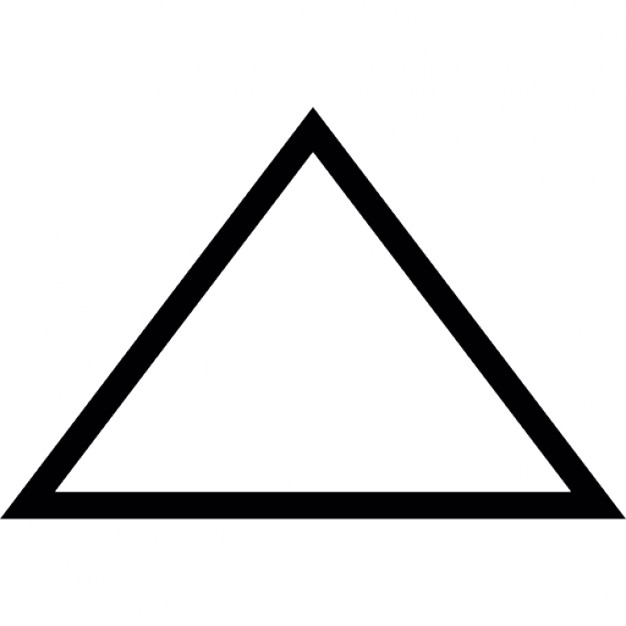
#> input picture create_Cascade/tri.jpg, 626 x 626 px, given in place of the camera
$ python blobDetection.py
#> lines starting #> are read from the running program, lines starting #| are printed output that depends on the picture
import cv2
import os
# import time
import hsv_val
import numpy as np

sliderEnabled = 0
useSavedValues = 1

loop = 0


class openCvPipeline:
    def __init__(self, video):
        self.video = video

        # * default color slider positions
        self.hueLowStart = 0
        self.hueHighStart = 255
        self.saturationLowStart = 0
        self.saturationHighStart = 255
        self.valueLowStart = 0
        self.valueHighStart = 255
        self.blurLow = 0

        if useSavedValues:
            self.hueLowStart = hsv_val.hueLow
            self.hueHighStart = hsv_val.hueHigh
            self.saturationLowStart = hsv_val.saturationLow
            self.saturationHighStart = hsv_val.saturationHigh
            self.valueLowStart = hsv_val.valueLow
            self.valueHighStart = hsv_val.valueHigh
            self.blurLow = hsv_val.blur

        # * Max values
        self.hsvMaxValue = 255
        self.blurMax = 100
        self.privCenter = None

        # * reduced frame rate to avoid lag issues of less powerful computers
        # framesPerSecond = 2 if sliderEnabled else self.video.get(cv2.CAP_PROP_FPS)
        self.framesPerSecond = 60

        # * slider names
        self.hh = 'Hue High'
        self.hl = 'Hue Low'
        self.sh = 'Saturation High'
        self.sl = 'Saturation Low'
        self.vh = 'Value High'
        self.vl = 'Value Low'
        self.br = 'Blur'
        self.wnd = 'Colorbars'
        self.kernelSize = 'kernel_size'
        self.kernelDivision = 'kernel_division'

        self.clicks = []
        self.maxLineCount = 10
        # * windows for sliders
        # ? namedWindow(winname[, flags]) -> None
        cv2.namedWindow(self.wnd, cv2.WINDOW_AUTOSIZE)
        # * create sliders
        # ? (bar name, window name, min , max, argument)
        if sliderEnabled:
            cv2.createTrackbar(self.hl, self.wnd, self.hueLowStart,
                               self.hsvMaxValue, self.nothing)
            cv2.createTrackbar(self.hh, self.wnd,
                               self.hueHighStart, self.hsvMaxValue, self.nothing)
            cv2.createTrackbar(self.sl, self.wnd,
                               self.saturationLowStart, self.hsvMaxValue, self.nothing)
            cv2.createTrackbar(self.sh, self.wnd,
                               self.saturationHighStart, self.hsvMaxValue, self.nothing)
            cv2.createTrackbar(self.vl, self.wnd,
                               self.valueLowStart, self.hsvMaxValue, self.nothing)
            cv2.createTrackbar(self.vh, self.wnd,
                               self.valueHighStart, self.hsvMaxValue, self.nothing)
            cv2.createTrackbar(self.br, self.wnd, self.blurLow,
                               self.blurMax, self.nothing)

        # * Testing with different values to denoise
        # cv2.createTrackbar(self.kernelSize, self.wnd, 1, 10, self.nothing)
        # cv2.createTrackbar(self.kernelDivision, self.wnd, 1, 25, self.nothing)

    def run(self):
        self.capture = self.video

        # * After 100 tries the program quits
        errors = 0
        frame_counter = 0
        pnts = []
        self.actualFPS = self.capture.get(cv2.CAP_PROP_FPS)

        print(f"source FPS: {self.actualFPS}")

        while(1):
            # while(self.capture.isOpened()):
            self.ret, self.frame = self.capture.read()
#> self.frame is the input picture: shape (626, 626, 3); mean B, G, R 228.6, 228.4, 228.4
            if self.ret == True:
                # self.frame = cv2.rotate(
                    # self.frame, cv2.ROTATE_90_COUNTERCLOCKWISE)
                # * resizing the frame to better fit the screen
                self.frame = cv2.flip(self.frame, 1)
                self.frame = cv2.resize(self.frame,
                                        (int(self.frame.shape[1]//2),
                                         int(self.frame.shape[0]//2)))
#> self.frame: shape (313, 313, 3)

                # * Returns hueLow, hueHigh, saturationLow, saturationHigh, valueLow, valueHigh, blur
                self.sliderValues = self.getSliderValues()

                # * Returns the masked image
                self.mask = self.getMask(
                    self.frame, *self.sliderValues)
#> in getMask, `frame = cv2.GaussianBlur(frame, (blur, blur), 0)`:
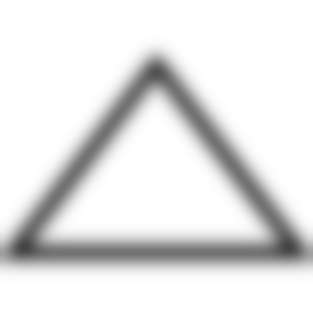
#> frame: shape (313, 313, 3); mean of channels 0, 1, 2 228.6, 228.4, 228.4; drawn as B, G, R
#> in getMask, `hsv = cv2.cvtColor(frame, cv2.COLOR_BGR2HSV)`: hsv: shape (313, 313, 3); mean H, S, V 22.2, 0.3, 228.6
#> in getMask, `mask = cv2.inRange(hsv, self.HSV_LOW, self.HSV_HIGH)`: mask: shape (313, 313); every value is 0
#> in getMask, `mask = cv2.bitwise_and(frame, frame, mask=mask)`: mask: shape (313, 313, 3); every value is 0

                # * Returns the contour of the masked image
                self.contours = self.getContours(self.mask)
#> in getContours, `self.contours = cv2.findContours( self.morphed, cv2.RETR_TREE, cv2.CHA..`: self.contours = []

                # * draws circle on the contour
                self.center = self.findPart(self.contours)
#> self.center = (0, 0)

                # TRAIL
                pnts.append(self.center)
                if len(pnts) > self.maxLineCount:
                    pnts.pop(0)
                for i in range(1, len(pnts)):
                    if pnts[i - 1] is None or pnts[i] is None:
                        continue
                    else:
                        if pnts[i] != (0, 0) and pnts[i-1] != (0, 0):
                            thickness = int(i) if int(i) != 0 else 1
                            cv2.line(self.frame, pnts[i - 1],
                                     pnts[i], (0, 0, 255), thickness)
#> this loop made 0 passes

                # VELOCITY
                self.velocityPix = self.findVelocity(self.center)
#> self.velocityPix = 0
                cv2.putText(self.frame,  "."*round((self.velocityPix/self.actualFPS)*10),
                            (0, 10), cv2.FONT_HERSHEY_SIMPLEX, .5, (0, 255, 255), 10, cv2.LINE_AA)
                # print(f"center:", " " * ((10)-len(str(self.center))),
                #       self.center, " velocity: ", "*"*round((self.velocity/self.actualFPS)*80))

                # cv2.setMouseCallback(self.wnd, self.mouse_click)
                # if len(self.clicks) == 2:
                #     lineHeight = abs(self.clicks[0][1]-self.clicks[1][1])
                #     pixToInch = lineHeight/96
                #     self.velocity = (self.velocityPix*pixToInch)/self.actualFPS
                #     # print(f"velocity: {round(self.velocity, 5)} per inch")
                #     cv2.line(
                #         self.frame, self.clicks[0], (self.clicks[0][0], self.clicks[0][1]+lineHeight), (255,0,0), 1)

                # * showing contour and mask
                # ? imshow(winname, mat) -> None
                cv2.imshow('mask', self.mask)
                cv2.imshow(self.wnd, self.frame)

                # * defining frames per second
                if sliderEnabled:
                    key = cv2.waitKey(1)
                else:
                    key = cv2.waitKey(int(1000//self.framesPerSecond))
#> (key q is pressed here)

                # * save the slider values on the keypress of "s"
                if key == ord('s') and sliderEnabled:
                    self.writeHSV(*self.sliderValues)

                # * quit the program s on the keypress of "q"
                elif key == ord('q'):
                    self.capture.release()
                    break

                elif key == ord('c'):
                    self.clicks = []

                if loop:
                    frame_counter += 1
                    # If the last frame is reached, reset the capture and the frame_counter
                    if frame_counter == self.capture.get(cv2.CAP_PROP_FRAME_COUNT):
                        frame_counter = 0
                        self.privCenter = None
                        self.capture.set(cv2.CAP_PROP_POS_FRAMES, 0)
            else:
                errors += 1
                if errors > 100:
                    self.capture.release()
                    break

    def nothing(self, *a, **k):
        '''
        empty function called by trackbars
        '''
        pass

    def writeHSV(self, hueLow, hueHigh, saturationLow, saturationHigh, valueLow, valueHigh, blur):
        '''
        writes calibrated hsv value of target to text file
        writeHSV(self) -> None
        '''

        # * Appending the final HSV values to the `file`
        with open(os.path.join(os.path.abspath(os.path.dirname(__file__)), 'hsv_val.py'), 'a') as file:
            file.write('#'*10 + '\n')
            file.write('hueLow = ' + str(hueLow) + '\n')
            file.write('hueHigh = ' + str(hueHigh) + '\n')
            file.write('saturationLow = ' + str(saturationLow) + '\n')
            file.write('saturationHigh = ' + str(saturationHigh) + '\n')
            file.write('valueLow = ' + str(valueLow) + '\n')
            file.write('valueHigh = ' + str(valueHigh) + '\n')
            file.write('blur = ' + str(blur) + '\n')
            file.close()

    def getSliderValues(self):
        '''
        returns the slider values
        '''
        # * read trackbar positions for each trackbar. The function returns the current position of the specified trackbar
        # ? getTrackbarPos(trackbarname, winname) -> retval
        hueLow = cv2.getTrackbarPos(
            self.hl, self.wnd) if sliderEnabled else hsv_val.hueLow
        hueHigh = cv2.getTrackbarPos(
            self.hh, self.wnd) if sliderEnabled else hsv_val.hueHigh
        saturationLow = cv2.getTrackbarPos(
            self.sl, self.wnd) if sliderEnabled else hsv_val.saturationLow
        saturationHigh = cv2.getTrackbarPos(
            self.sh, self.wnd) if sliderEnabled else hsv_val.saturationHigh
        valueLow = cv2.getTrackbarPos(
            self.vl, self.wnd) if sliderEnabled else hsv_val.valueLow
        valueHigh = cv2.getTrackbarPos(
            self.vh, self.wnd) if sliderEnabled else hsv_val.valueHigh
        blur = (cv2.getTrackbarPos(self.br, self.wnd) if cv2.getTrackbarPos(
            self.br, self.wnd) % 2 != 0 else cv2.getTrackbarPos(
            self.br, self.wnd) + 1) if sliderEnabled else hsv_val.blur

        return hueLow, hueHigh, saturationLow, saturationHigh, valueLow, valueHigh, blur

    def findPart(self, contours):
        '''
        locates object and its centroid
        findPart(self, contours) -> None
        '''

        '''
        # quick and janky but your milege may vary
        (x, y), radius = cv2.minEnclosingCircle(contour)
        center = (int(x), int(y))
        radius = int(radius)
        cv2.circle(self.frame, center, radius, (0, 255, 0), 2)
        '''

        self.center = (0, 0)

        if len(contours) != 0:
            for contour in contours:
                # contour = max(contours, key=cv2.contourArea)
                # ? contourArea(contour[, oriented]) -> retval
                # * The function computes a contour area. Similarly to moments , the area is computed using the Green. formula. Thus, the returned area and the number of non-zero pixels, if you draw the contour using. \  # drawContours or \#fillPoly , can be different. Also, the function will most certainly give a wrong. results for contours with self-intersections
                self.A = cv2.contourArea(contour)

                # ? moments(array[, binaryImage]) -> retval
                # * The function computes moments, up to the 3rd order, of a vector shape or a rasterized shape. The results are returned in the structure cv: : Moments.
                # * Image Moment is a particular weighted average of image pixel intensities
                # * calculates moments of binary image
                self.M = cv2.moments(contour)
                # * Radius = sqrt(Area * Pi)
                self.Radius = int((self.A/3.14)**(.5))
                # ? change this value if target is smaller/larger
                if self.A > 1000:

                    # ? drawContours(image, contours, contourIdx, color[, thickness[, lineType[, hierarchy[, maxLevel[, offset]]]]]) -> image
                    cv2.drawContours(self.mask, [contour], -1, (0, 0, 255), 3)
                    # * uses the contour's 'moment' to find centroid
                    if self.M['m00'] != 0:
                        # * calculate x,y coordinate of center
                        self.circleX = int(self.M['m10']/self.M['m00'])
                        self.circleY = int(self.M['m01']/self.M['m00'])
                        self.center = (self.circleX, self.circleY)

                    # ? circle(img, center, radius, color[, thickness[, lineType[, shift]]]) -> img
                    # * The function cv::circle draws a simple or filled circle with a given center and radius

                    self.rect = cv2.minAreaRect(contour)
                    self.box = cv2.boxPoints(self.rect)
                    self.box = np.int0(self.box)
                    cv2.drawContours(self.frame, [self.box], 0, (0, 255, 0), 2)

                    # * Centroid center circle
                    cv2.circle(self.frame, self.center,
                               4, (0, 0, 255), -1)
                    # * Centroid surrounding circle
                    cv2.circle(self.frame, self.center,
                               self.Radius, (255, 0, 0), 1)

        return self.center

    def findVelocity(self, center):
        self.velocity = 0
        if self.privCenter == None:
            self.privCenter = self.center
        else:
            self.velocity = (
                ((((self.privCenter[0]-self.center[0])**2)+((self.privCenter[1]-self.center[1])**2)))**(.5))
            self.privCenter = self.center

        return self.velocity

    # @staticmethod
    def mouse_click(self, event, x, y, flags, param):
        if event == cv2.EVENT_LBUTTONDOWN:
            if len(self.clicks) <= 2:
                self.clicks.append((x, y))

    def getContours(self, mask):
        '''
        analyzes video feed and finds contours
        getContours(self, frame) -> contours
        '''
        # ? cvtColor(src, code[, dst[, dstCn]]) -> dst
        # * use greyscale (single channel) to remove blobs and draw contours
        # * The function converts an input image from one color space to another
        self.grey = cv2.cvtColor(mask, cv2.COLOR_BGR2GRAY)
        # blob removal

        # * biggern kernel sizel will lead to more areas being ignored
        self.morphkernel = np.ones((1, 1), np.uint8)

        # self.dilatekernel = np.ones((5, 5), np.uint8)
        # self.kernel = np.ones((
        #     cv2.getTrackbarPos(self.kernelSize, self.wnd),
        #     cv2.getTrackbarPos(self.kernelSize, self.wnd)),
        #     np.uint8)/cv2.getTrackbarPos(self.kernelDivision, self.wnd)

        # self.eroded = cv2.erode(self.grey, self.kernel, iterations=1)
        # self.dialated = cv2.dilate(self.grey, self.kernel, iterations=1)

        # ? morphologyEx(src, op, kernel[, dst[, anchor[, iterations[, borderType[, borderValue]]]]]) -> dst

        self.morphed = cv2.morphologyEx(
            self.grey, cv2.MORPH_CLOSE, self.morphkernel)
        self.morphed = cv2.morphologyEx(
            self.morphed, cv2.MORPH_OPEN, self.morphkernel)

        # ? findContours(image, mode, method[, contours[, hierarchy[, offset]]]) -> image, contours, hierarchy
        # * The function retrieves contours from the binary image using the algorithm passed as an argument
        self.contours = cv2.findContours(
            self.morphed, cv2.RETR_TREE, cv2.CHAIN_APPROX_SIMPLE)[-2]
        return self.contours

    def getMask(self, frame, hueLow, hueHigh, saturationLow, saturationHigh, valueLow, valueHigh, blur):
        '''
        applies mask using hsv trackbar values
        getImage(self, frame) -> res
        '''

        # ? GaussianBlur(src, ksize, sigmaX[, dst[, sigmaY[, borderType]]]) -> dst
        frame = cv2.GaussianBlur(frame, (blur, blur), 0)

        # ? cvtColor(src, code[, dst[, dstCn]]) -> dst
        # * The function converts an input image from one color space to another
        hsv = cv2.cvtColor(frame, cv2.COLOR_BGR2HSV)

        # * define range of mask
        self.HSV_LOW = np.array([hueLow, saturationLow, valueLow])
        self.HSV_HIGH = np.array([hueHigh, saturationHigh, valueHigh])

        # * create a mask with the hsv range
        mask = cv2.inRange(hsv, self.HSV_LOW, self.HSV_HIGH)
        # * cancel out everyting that doesn't belong to the mask
        # * computes bitwise conjunction of the two arrays (dst = src1 & src2)
        mask = cv2.bitwise_and(frame, frame, mask=mask)
        return mask


# * captures the videofeed from camera
# * Try (0) or (1)
source = cv2.VideoCapture(0)

# filePath = "VID_20180921_180711.mp4"
# source = cv2.VideoCapture(
#     os.path.join(os.path.abspath(os.path.dirname(__file__)), filePath))


cv = openCvPipeline(source)
cv.run()

# * release everything at the end of the operation
source.release()
cv2.destroyAllWindows()
